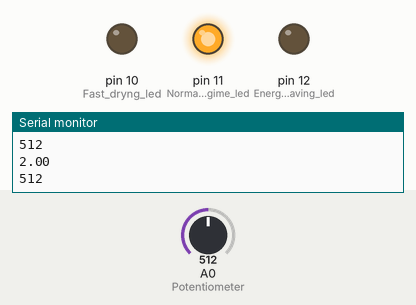
Simulated run of this sketch. Board: Arduino Uno, built with avr-gcc and run on an emulated ATmega328P. Parts: output pins drawn as LEDs (lit = HIGH), the last lines printed to the serial monitor. The test bench sets the inputs (shaded band); at power-on: A0 (Potentiometer) = 512.

Above: at 1.2 s.
1.3 s: A0 (Potentiometer) set to 675
2.8 s: A0 (Potentiometer) set to 700
At 3.6 s:
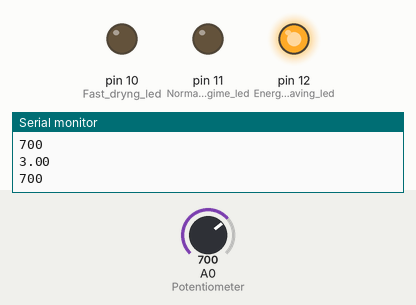
4.5 s: A0 (Potentiometer) set to 306
At 4.9 s:
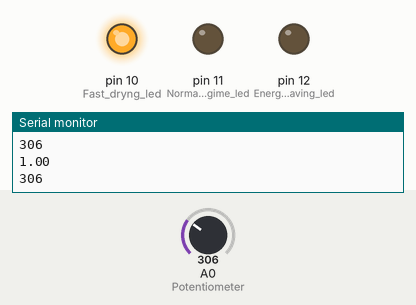
6.0 s: A0 (Potentiometer) set to 327
7.5 s: A0 (Potentiometer) set to 351
At 8.7 s:
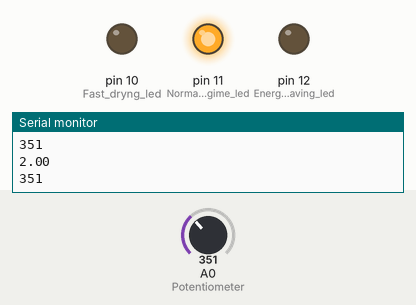
9.0 s: A0 (Potentiometer) set to 122
At 9.9 s:
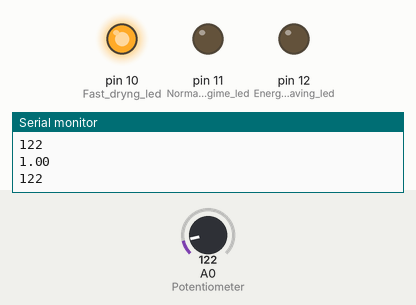
Timing chart, 0 to 11.5 s (numbered marks = the images above; inputs shaded):
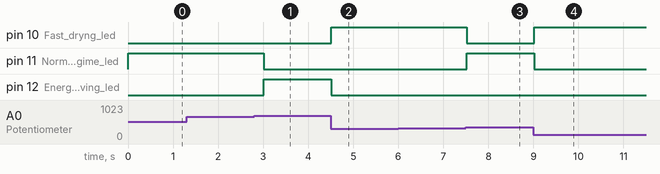

The sketch:

switch_modality_test.ino
```cpp
#define Potentiometer A0 // potentiometer pin

#define Fast_dryng_led 10 // if HIGH fast drying modality is on
#define Normal_regime_led 11 // if HIGH normal regime modality is on
#define Energy_saving_led 12// if HIGH energy saving modality is on


void setup() {
  Serial.begin(9600);
  pinMode(Potentiometer,INPUT);
  pinMode(Fast_dryng_led,OUTPUT);
  pinMode(Normal_regime_led,OUTPUT);
  pinMode(Energy_saving_led,OUTPUT);


  digitalWrite(Fast_dryng_led,LOW);
  digitalWrite(Normal_regime_led,LOW);
  digitalWrite(Energy_saving_led,LOW);


}

void loop() {
 int pot_value=analogRead(Potentiometer);
  float modality=map(pot_value,0,1024,1,4);
   Serial.println(modality);
    Serial.println(pot_value);
    if (modality==1){  // fast dryng
      digitalWrite(Fast_dryng_led,HIGH); // comunicate the modality
      digitalWrite(Normal_regime_led,LOW);
      digitalWrite(Energy_saving_led,LOW);
       }
   if (modality==2){  // 5 min on 5 min off
      digitalWrite(Fast_dryng_led,LOW);
      digitalWrite(Normal_regime_led,HIGH);
      digitalWrite(Energy_saving_led,LOW);

       }
  if (modality==3){  // 3 min on 9 min off
      digitalWrite(Fast_dryng_led,LOW);
      digitalWrite(Normal_regime_led,LOW);
      digitalWrite(Energy_saving_led,HIGH);

       }
 delay(300);
}
```

Measured:
- the behaviour switches between 682 and 683 on A0 (Potentiometer) (found by bisection; images 0 and 1)
- the behaviour switches between 341 and 342 on A0 (Potentiometer) (found by bisection; images 2 and 3)
- after the input at 2.8 s, pin 11 (Normal_regime_led): HIGH → LOW after 0.21 s; pin 12 (Energy_saving_led): LOW → HIGH after 0.21 s
- after the input at 4.5 s, pin 10 (Fast_dryng_led): LOW → HIGH at once; pin 12 (Energy_saving_led): HIGH → LOW at once
- after the input at 7.5 s, pin 10 (Fast_dryng_led): HIGH → LOW at once; pin 11 (Normal_regime_led): LOW → HIGH at once
- after the input at 9.0 s, pin 10 (Fast_dryng_led): LOW → HIGH at once; pin 11 (Normal_regime_led): HIGH → LOW at once
